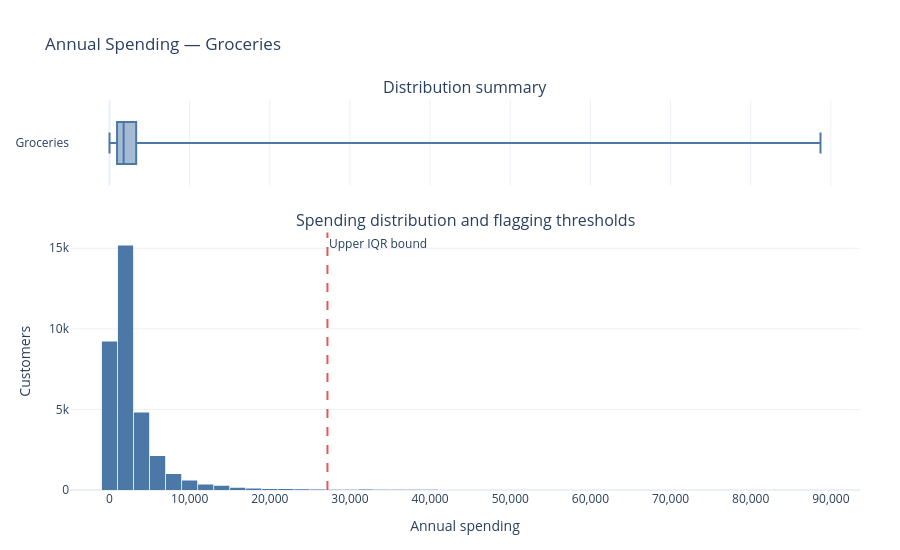

Write notebook code for a chart like this one.
### Code cell
plot_spending_distribution(
    customer_info,
    "spend_per_year_groceries",
    iqr_bounds,
).show()

### Figure 1 — Plotly figure (JSON) as saved in the notebook; plotly's stock layout.template omitted (floating-point values rounded to 4 significant figures; data arrays with more than 128 entries replaced by an {"elided": "..."} marker saying what was removed)
{"data": [{"boxpoints": false, "marker": {"color": "#4C78A8"}, "name": "Groceries", "showlegend": false, "type": "box", "x": {"elided": "34060 float values"}, "xaxis": "x", "yaxis": "y"}, {"marker": {"color": "#4C78A8"}, "nbinsx": 60, "showlegend": false, "type": "histogram", "x": {"elided": "34060 float values"}, "xaxis": "x2", "yaxis": "y2"}], "layout": {"annotations": [{"font": {"size": 16}, "showarrow": false, "text": "Distribution summary", "x": 0.5, "xanchor": "center", "xref": "paper", "y": 1, "yanchor": "bottom", "yref": "paper"}, {"font": {"size": 16}, "showarrow": false, "text": "Spending distribution and flagging thresholds", "x": 0.5, "xanchor": "center", "xref": "paper", "y": 0.66, "yanchor": "bottom", "yref": "paper"}, {"showarrow": false, "text": "Upper IQR bound", "x": 27190.0, "xanchor": "left", "xref": "x2", "y": 1, "yanchor": "top", "yref": "y2 domain"}], "autosize": true, "bargap": 0.05, "height": 550, "margin": {"b": 60, "l": 70, "r": 40, "t": 100}, "shapes": [{"line": {"color": "#E45756", "dash": "dash"}, "type": "line", "x0": 27190.0, "x1": 27190.0, "xref": "x2", "y0": 0, "y1": 1, "yref": "y2 domain"}], "title": {"text": "Annual Spending — Groceries"}, "xaxis": {"anchor": "y", "domain": [0, 1], "matches": "x2", "showticklabels": false}, "xaxis2": {"anchor": "y2", "domain": [0, 1], "tickformat": ",.0f", "title": {"text": "Annual spending"}}, "yaxis": {"anchor": "x", "domain": [0.78, 1]}, "yaxis2": {"anchor": "x2", "domain": [0, 0.66], "title": {"text": "Customers"}}}}
